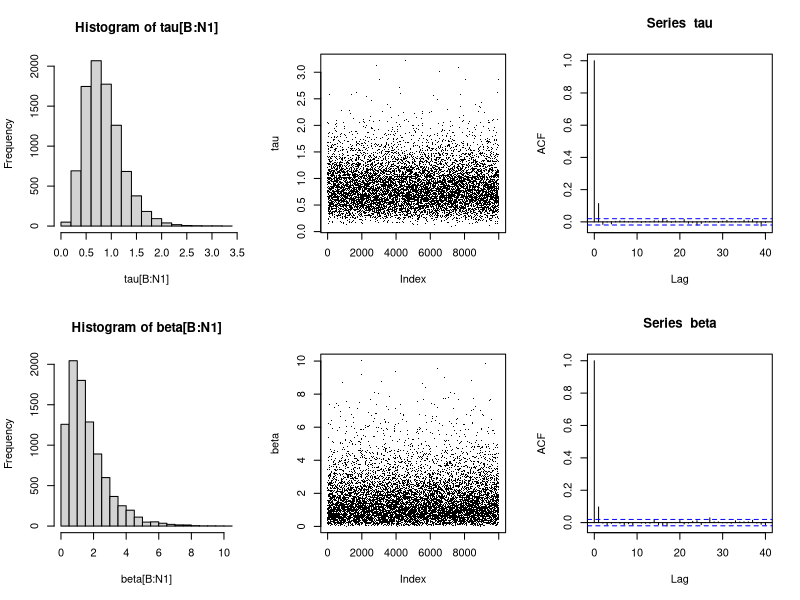

Recreate this plot in R.
# code for gibbs sampling example for normal likelihood 
# with mu known and tau unknown.
# initialize data
# 10 x values drawn from rnorm(10,10,1), using sigma = sqrt(1/tau) for normal functions ==> tau = 1
x= c(11.001447,9.249269,9.437698,8.922587,11.971188,10.519513,8.699515,10.878161,11.350819,9.834667)
n = length(x)  
x.bar = mean(x)
alpha = 1
b = .5  # constant for prior of beta --> b*exp(-b*beta)
beta = c()  # make beta a vector
beta[1] = 1 # initialize hyperparameter beta
tau = c()   # make tau a vector
mu = x.bar  # set mu to x.bar, it is constant for this application
tau[1] = alpha/beta[1] # intialize tau
# compute constants needed for iteration loop
alpha.tau = n/2+ alpha    # alpha for gamma for tau
beta.tau.0 = (1/2)*sum((x-mu)^2)   # beta for gamma for tau
alpha.beta = alpha + 1    # alpha for gamma for beta 
#set loop counts
N = 10000
B = 1000
N1 = N+1
#begin iteration loop
for(i in 1:N1) {
     	tau[i+1] = rgamma(1,alpha.tau,beta.tau.0 + beta[i])  # get next iteration of tau
      beta[i+1] = rgamma(1,alpha.beta,b + tau[i+1])  # get next iteration of beta
}
#   compute mean and variances excluding burn in iterations 
mean(tau[B:N1])
var(tau[B:N1])
mean(beta[B:N1])
var(beta[B:N1])
par(mfrow=c(2,3))
hist(tau[B:N1])       # gamma distribution
plot(tau,type='p',pch='.') # shows good mixing
acf(tau)              # shows little correlation of iterates
#
hist(beta[B:N1],breaks=20)      # should be a gamma distribution
plot(beta,type='p',pch='.')   # shows good mixing
acf(beta)             # shows little correlation of iterates
# credible intervals
# credible interval for tau
tau.cr = tau[B:N1]
tau.cr = sort(tau.cr)
beta.cr = beta[B:N1]
beta.cr = sort(beta.cr)
L = as.integer((N1-B)*.025)
U = as.integer((N1-B)*.975)
msg.cred.tau = paste(c("(",tau.cr[L],",",tau.cr[U],")"))
print(msg.cred.tau,quote=FALSE)
#credible interval for beta
msg.cred.beta = paste(c("(",beta.cr[L],",",beta.cr[U],")"))
print(msg.cred.beta,quote=FALSE)
#check with data
#frequentist point estimate
tau.pt.estimate.freq = (n-1)/sum((x-x.bar)^2)
tau.pt.estimate.freq




